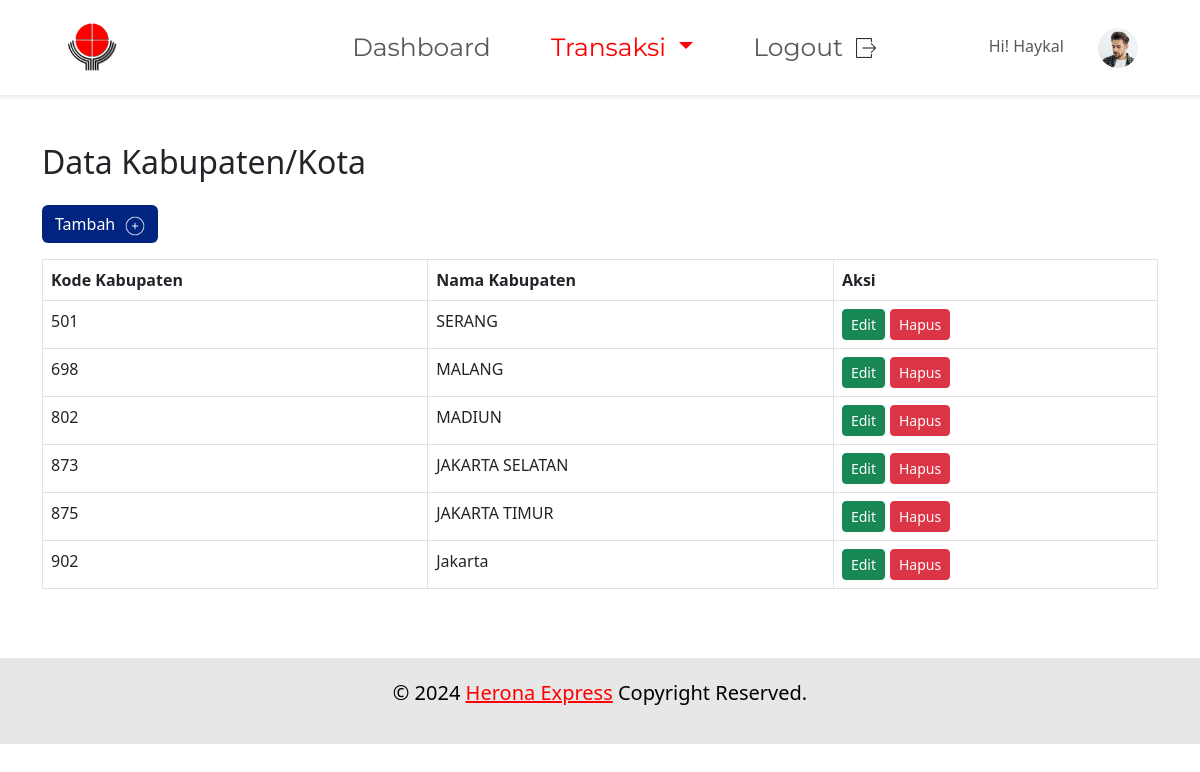
The page /pengirimanibrahim/Kabupaten/kabupatenlihat1.php on the database its author committed.
### tables this page shows
CREATE TABLE `kabupatenkota` (
  `Kd_Kabupaten` int(11) NOT NULL,
  `Nama_Kabupaten` varchar(30) DEFAULT NULL
);

### pengirimanibrahim/Kabupaten/kabupatenlihat1.php (the view, shortened to what this page needs)
<!DOCTYPE html>
<html lang="en">
  <head>
    <link href="https://cdn.jsdelivr.net/npm/bootstrap@5.3.0-alpha1/dist/css/bootstrap.min.css" rel="stylesheet" />
  </head>
<body>
<?php include '../config.php'; ?>
<?php include $_SERVER['DOCUMENT_ROOT'] . '/pengirimanibrahim/assets/navbar.php'; ?>
    <section class="container mt-5">
        <h2 class="mb-4">Data Kabupaten/Kota</h2>
        <div class="d-flex justify-content-between align-items-center">
        <button type="button" class="btn mb-3" style="color: #FFFFFF; background-color: #002480;" data-bs-toggle="modal" data-bs-target="#tambahModal">Tambah<img src="/pengirimanibrahim/img/add.png" width="20" height="20" style="margin-left: 10px;" ></img></button>
        </div>
        <div class="table-responsive">
          <table class="table table-bordered">
            <thead>
              <tr>
                <th scope="col">Kode Kabupaten</th>
                <th scope="col">Nama Kabupaten</th>
                <th scope="col">Aksi</th>
              </tr>
            </thead>
            <tbody>
            <?php
$query = "SELECT * FROM kabupatenkota";
$result = mysqli_query($db, $query);
while ($data = mysqli_fetch_assoc($result)) {
    ?>
    <tr>
        <td><?php echo $data['Kd_Kabupaten']; ?></td>
        <td><?php echo $data['Nama_Kabupaten']; ?></td>
        <td>
            <div class="action-buttons" style="display: flex; gap: 5px;">
                <a class="btn btn-success btn-sm" href="kabupatenubah.php?Kd_Kabupaten=<?php echo $data['Kd_Kabupaten'];?>" >Edit</a>
                <a class="btn btn-danger btn-sm" href="kabupatenhapus.php?Kd_Kabupaten=<?php echo $data['Kd_Kabupaten']; ?>" onclick="return confirm('Apakah Anda yakin ingin menghapus data ini?')">Hapus</a>
            </div>
        </td>
    </tr>
    <?php
}
?>
            </tbody>
          </table>
        </div>
      </section>
    <footer class="footer" style="background-color: #e7e7e7; margin-top: 53px; padding: 20px 0;">
    <div class="container">
        <div class="row">
            <div class="col-12">
                <p class="text-center" style="font-size: 20px; color: #000; font-weight: 400;">
                    <span>© 2024</span>
                    <a href="https://www.heronaexpress.co.id/lokasi.php#" class="text-link" style="color: red;" target="_blank">Herona Express</a>
                    <span>Copyright Reserved.</span>
                </p>
            </div>
        </div>
    </div>
</footer>
</body>
</html>

### rows shown on the page
kabupatenkota: Kd_Kabupaten "501", Nama_Kabupaten "SERANG"
kabupatenkota: Kd_Kabupaten "698", Nama_Kabupaten "MALANG"
kabupatenkota: Kd_Kabupaten "802", Nama_Kabupaten "MADIUN"
kabupatenkota: Kd_Kabupaten "873", Nama_Kabupaten "JAKARTA SELATAN"
kabupatenkota: Kd_Kabupaten "875", Nama_Kabupaten "JAKARTA TIMUR"
kabupatenkota: Kd_Kabupaten "902", Nama_Kabupaten "Jakarta"
